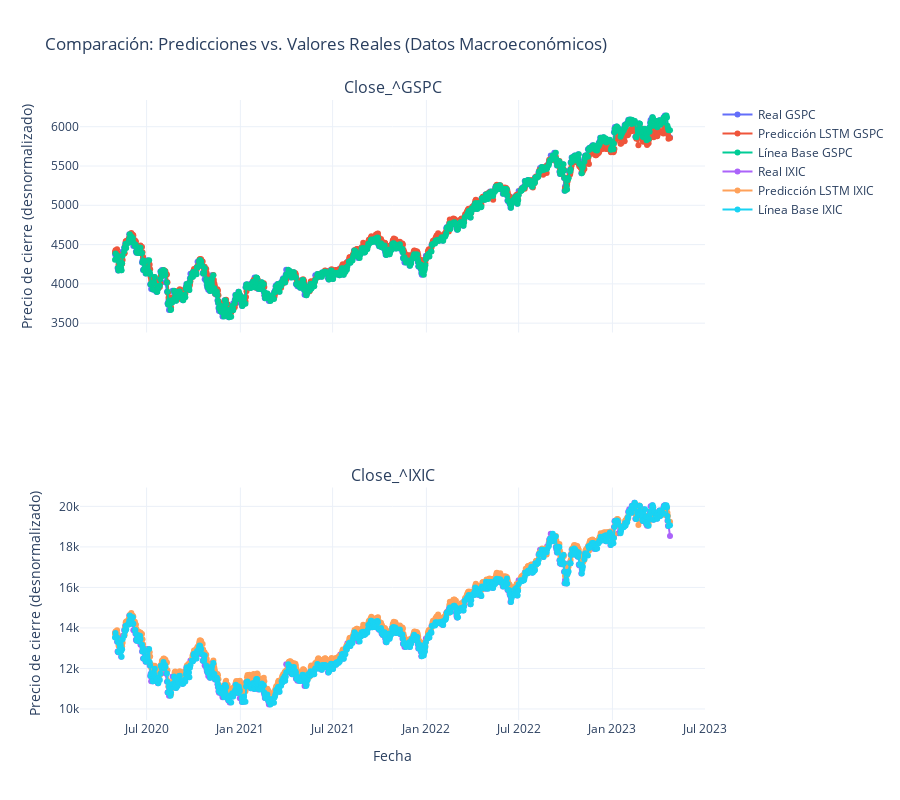

Notebook code for this chart:
### Markdown cell above
### Graficar Macro Data

### Code cell
import plotly.graph_objects as go
from plotly.subplots import make_subplots

# Crear una figura con dos subplots (una fila para cada índice)
fig = make_subplots(
    rows=2, cols=1, shared_xaxes=True, subplot_titles=["Close_^GSPC", "Close_^IXIC"]
)

# Agregar las trazas para "Close_^GSPC" en la primera subgráfica (fila 1)
fig.add_trace(
    go.Scatter(
        x=test_dates_str,
        y=y_test_macro_gspc_actual,
        mode="lines+markers",
        name="Real GSPC",
    ),
    row=1,
    col=1,
)

fig.add_trace(
    go.Scatter(
        x=test_dates_str,
        y=model_preds_gspc,
        mode="lines+markers",
        name="Predicción LSTM GSPC",
    ),
    row=1,
    col=1,
)

fig.add_trace(
    go.Scatter(
        x=test_dates_str,
        y=baseline_preds_gspc,
        mode="lines+markers",
        name="Línea Base GSPC",
    ),
    row=1,
    col=1,
)

# Agregar las trazas para "Close_^IXIC" en la segunda subgráfica (fila 2)
fig.add_trace(
    go.Scatter(
        x=test_dates_str,
        y=y_test_macro_ixic_actual,
        mode="lines+markers",
        name="Real IXIC",
    ),
    row=2,
    col=1,
)

fig.add_trace(
    go.Scatter(
        x=test_dates_str,
        y=model_preds_ixic,
        mode="lines+markers",
        name="Predicción LSTM IXIC",
    ),
    row=2,
    col=1,
)

fig.add_trace(
    go.Scatter(
        x=test_dates_str,
        y=baseline_preds_ixic,
        mode="lines+markers",
        name="Línea Base IXIC",
    ),
    row=2,
    col=1,
)

# Actualizar el layout
fig.update_layout(
    height=800,
    title_text="Comparación: Predicciones vs. Valores Reales (Datos Macroeconómicos)",
    template="plotly_white",
)

fig.update_xaxes(title_text="Fecha", row=2, col=1)
fig.update_yaxes(title_text="Precio de cierre (desnormalizado)", row=1, col=1)
fig.update_yaxes(title_text="Precio de cierre (desnormalizado)", row=2, col=1)

fig.show()

### Figure 1 — Plotly figure (JSON) as saved in the notebook; plotly's stock layout.template omitted (floating-point values rounded to 4 significant figures; data arrays with more than 128 entries replaced by an {"elided": "..."} marker saying what was removed)
{"data": [{"mode": "lines+markers", "name": "Real GSPC", "type": "scatter", "x": {"elided": "1214 str values"}, "xaxis": "x", "y": {"elided": "751 float values"}, "yaxis": "y"}, {"mode": "lines+markers", "name": "Predicción LSTM GSPC", "type": "scatter", "x": {"elided": "1214 str values"}, "xaxis": "x", "y": {"elided": "751 float values"}, "yaxis": "y"}, {"mode": "lines+markers", "name": "Línea Base GSPC", "type": "scatter", "x": {"elided": "1214 str values"}, "xaxis": "x", "y": {"elided": "751 float values"}, "yaxis": "y"}, {"mode": "lines+markers", "name": "Real IXIC", "type": "scatter", "x": {"elided": "1214 str values"}, "xaxis": "x2", "y": {"elided": "751 float values"}, "yaxis": "y2"}, {"mode": "lines+markers", "name": "Predicción LSTM IXIC", "type": "scatter", "x": {"elided": "1214 str values"}, "xaxis": "x2", "y": {"elided": "751 float values"}, "yaxis": "y2"}, {"mode": "lines+markers", "name": "Línea Base IXIC", "type": "scatter", "x": {"elided": "1214 str values"}, "xaxis": "x2", "y": {"elided": "751 float values"}, "yaxis": "y2"}], "layout": {"annotations": [{"font": {"size": 16}, "showarrow": false, "text": "Close_^GSPC", "x": 0.5, "xanchor": "center", "xref": "paper", "y": 1, "yanchor": "bottom", "yref": "paper"}, {"font": {"size": 16}, "showarrow": false, "text": "Close_^IXIC", "x": 0.5, "xanchor": "center", "xref": "paper", "y": 0.375, "yanchor": "bottom", "yref": "paper"}], "height": 800, "title": {"text": "Comparación: Predicciones vs. Valores Reales (Datos Macroeconómicos)"}, "xaxis": {"anchor": "y", "domain": [0, 1], "matches": "x2", "showticklabels": false}, "xaxis2": {"anchor": "y2", "domain": [0, 1], "title": {"text": "Fecha"}}, "yaxis": {"anchor": "x", "domain": [0.625, 1], "title": {"text": "Precio de cierre (desnormalizado)"}}, "yaxis2": {"anchor": "x2", "domain": [0, 0.375], "title": {"text": "Precio de cierre (desnormalizado)"}}}}
